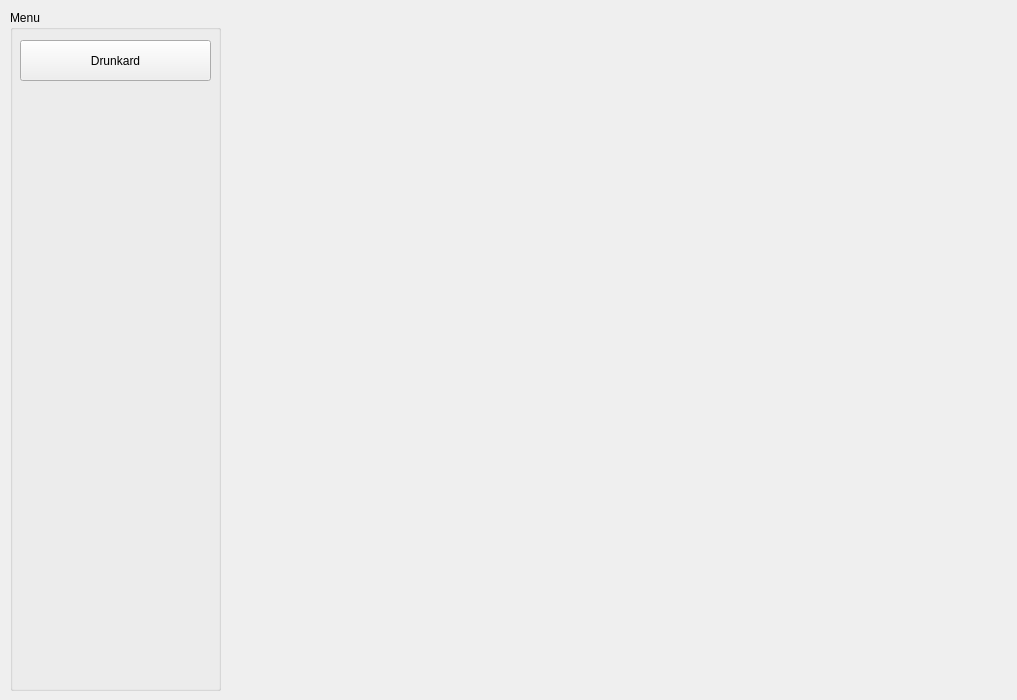
<?xml version="1.0" encoding="UTF-8"?>
<ui version="4.0">
 <class>MainWindow</class>
 <widget class="QMainWindow" name="MainWindow">
  <property name="geometry">
   <rect>
    <x>0</x>
    <y>0</y>
    <width>1017</width>
    <height>700</height>
   </rect>
  </property>
  <property name="windowTitle">
   <string>MainWindow</string>
  </property>
  <widget class="QWidget" name="centralWidget">
   <widget class="QWidget" name="mainMenu" native="true">
    <property name="geometry">
     <rect>
      <x>10</x>
      <y>10</y>
      <width>221</width>
      <height>681</height>
     </rect>
    </property>
    <property name="sizePolicy">
     <sizepolicy hsizetype="Preferred" vsizetype="Expanding">
      <horstretch>0</horstretch>
      <verstretch>0</verstretch>
     </sizepolicy>
    </property>
    <widget class="QGroupBox" name="menuBox">
     <property name="geometry">
      <rect>
       <x>0</x>
       <y>0</y>
       <width>211</width>
       <height>681</height>
      </rect>
     </property>
     <property name="sizePolicy">
      <sizepolicy hsizetype="Preferred" vsizetype="Expanding">
       <horstretch>0</horstretch>
       <verstretch>0</verstretch>
      </sizepolicy>
     </property>
     <property name="title">
      <string>Menu</string>
     </property>
     <widget class="QPushButton" name="pushButton">
      <property name="geometry">
       <rect>
        <x>10</x>
        <y>30</y>
        <width>191</width>
        <height>41</height>
       </rect>
      </property>
      <property name="cursor">
       <cursorShape>PointingHandCursor</cursorShape>
      </property>
      <property name="text">
       <string>Drunkard</string>
      </property>
     </widget>
    </widget>
   </widget>
   <widget class="QWidget" name="chartView" native="true">
    <property name="geometry">
     <rect>
      <x>250</x>
      <y>10</y>
      <width>741</width>
      <height>681</height>
     </rect>
    </property>
   </widget>
  </widget>
 </widget>
 <layoutdefault spacing="6" margin="11"/>
 <resources/>
 <connections/>
</ui>
